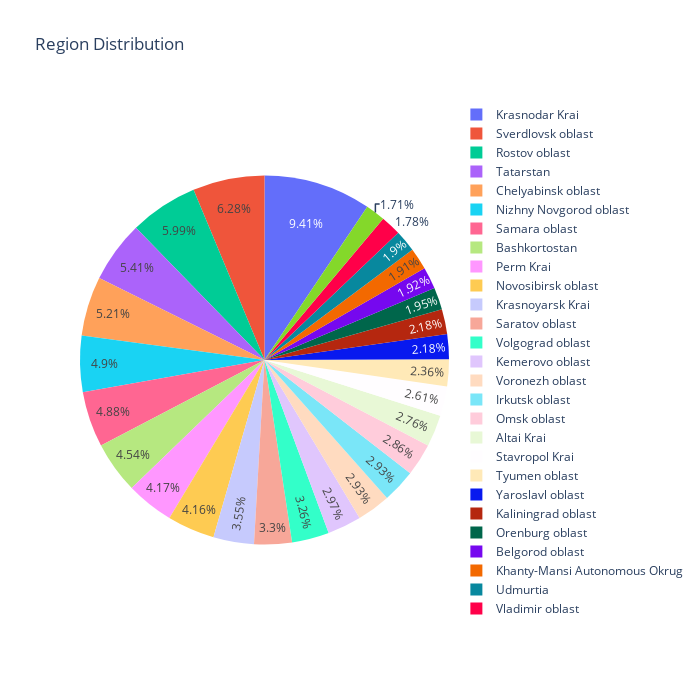

The notebook cell saved with this chart:
### Code cell
create_pie('region_en', 'Region', train_df)

### Figure 1 — Plotly figure (JSON) as saved in the notebook; plotly's stock layout.template omitted (floating-point values rounded to 4 significant figures)
{"data": [{"labels": ["Krasnodar Krai", "Sverdlovsk oblast", "Rostov oblast", "Tatarstan", "Chelyabinsk oblast", "Nizhny Novgorod oblast", "Samara oblast", "Bashkortostan", "Perm Krai", "Novosibirsk oblast", "Krasnoyarsk Krai", "Saratov oblast", "Volgograd oblast", "Kemerovo oblast", "Voronezh oblast", "Irkutsk oblast", "Omsk oblast", "Altai Krai", "Stavropol Krai", "Tyumen oblast", "Yaroslavl oblast", "Kaliningrad oblast", "Orenburg oblast", "Belgorod oblast", "Khanty-Mansi Autonomous Okrug", "Udmurtia", "Vladimir oblast", "Tula oblast"], "type": "pie", "values": [9.406, 6.284, 5.986, 5.407, 5.211, 4.898, 4.883, 4.542, 4.171, 4.156, 3.555, 3.302, 3.259, 2.969, 2.934, 2.929, 2.856, 2.762, 2.607, 2.355, 2.183, 2.179, 1.949, 1.92, 1.91, 1.898, 1.779, 1.712]}], "layout": {"height": 700, "title": {"text": "Region Distribution"}, "width": 700}}
